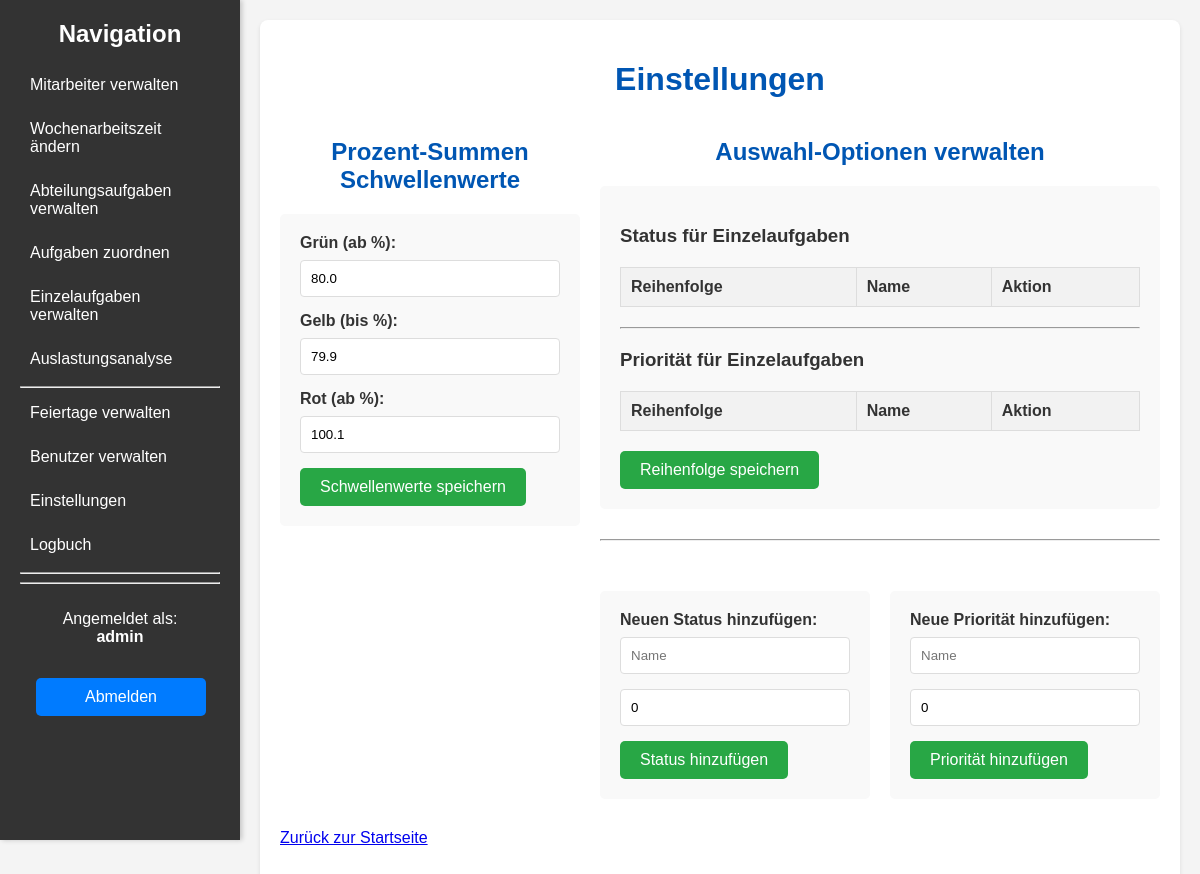
Before: /settings (signed in) with the older database file.
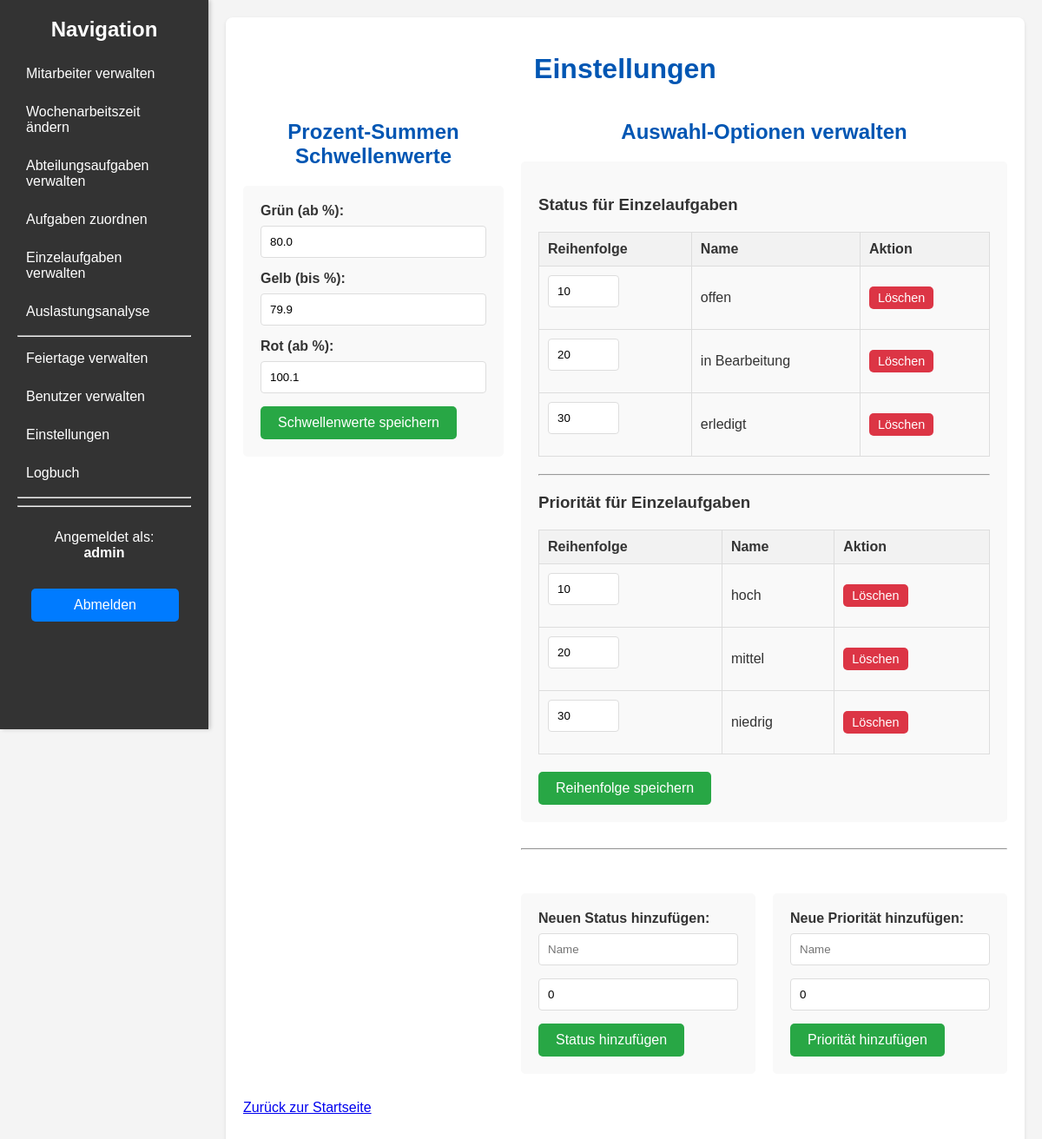
After: the same page with the newer database file.
### models.py (models this page shows, shortened)
class Status(db.Model):
    id = db.Column(db.Integer, primary_key=True)
    name = db.Column(db.String(50), nullable=False, unique=True)
    reihenfolge = db.Column(db.Integer, default=0)

class Prioritaet(db.Model):
    id = db.Column(db.Integer, primary_key=True)
    name = db.Column(db.String(50), nullable=False, unique=True)
    reihenfolge = db.Column(db.Integer, default=0)

### app.py (the view, shortened to what this page needs)
@app.route('/settings', methods=['GET', 'POST'])
@login_required
@admin_required
def settings():
    current_settings = Settings.query.first()
    stati = Status.query.order_by(Status.reihenfolge, Status.name).all()
    priorities = Prioritaet.query.order_by(Prioritaet.reihenfolge, Prioritaet.name).all()
    return render_template('settings.html', settings=current_settings, stati=stati, priorities=priorities)

### app.py (called while the page is built)
@login_manager.user_loader
def load_user(user_id):
    return User.query.get(int(user_id))

def admin_required(f):
    @wraps(f)
    def decorated_function(*args, **kwargs):
        if not current_user.is_admin:
            flash('Für diese Aktion sind Administratorrechte erforderlich.', 'danger')
            return redirect(url_for('index'))
        return f(*args, **kwargs)
    return decorated_function

### templates/settings.html (shortened to what the changed rows need)
{% extends "base.html" %}
{% block content %}
    <h1>Einstellungen</h1>
    <div style="display: flex; flex-wrap: wrap; gap: 20px;">
        <div style="flex: 1; min-width: 300px;">
            <h2>Prozent-Summen Schwellenwerte</h2>
        </div>
        <div style="flex: 2; min-width: 400px;">
            <h2>Auswahl-Optionen verwalten</h2>
            <form method="POST">
                <table>
                    <thead>
                        <tr>
                            <th>Reihenfolge</th>
                            <th>Name</th>
                            <th>Aktion</th>
                        </tr>
                    </thead>
                    <tbody>
                        {% for s in stati %}
                        <tr>
                            <td><input type="number" name="status_order_{{ s.id }}" value="{{ s.reihenfolge }}" style="width: 60px;"></td>
                            <td>{{ s.name }}</td>
                            <td>
                                <a href="#" onclick="if(confirm('Soll dieser Status wirklich gelöscht werden?')) document.getElementById('delete-status-{{s.id}}').submit();" class="button small delete">Löschen</a>
                            </td>
                        </tr>
                        {% endfor %}
                    </tbody>
                </table>
                <table>
                    <thead>
                        <tr>
                            <th>Reihenfolge</th>
                            <th>Name</th>
                            <th>Aktion</th>
                        </tr>
                    </thead>
                    <tbody>
                        {% for p in priorities %}
                        <tr>
                            <td><input type="number" name="prio_order_{{ p.id }}" value="{{ p.reihenfolge }}" style="width: 60px;"></td>
                            <td>{{ p.name }}</td>
                            <td>
                                <a href="#" onclick="if(confirm('Soll diese Priorität wirklich gelöscht werden?')) document.getElementById('delete-prio-{{p.id}}').submit();" class="button small delete">Löschen</a>
                            </td>
                        </tr>
                        {% endfor %}
                    </tbody>
                </table>
            </form>
        </div>
    </div>
{% endblock %}

Changed rows visible on the page:
added Status: reihenfolge "10", name "offen"
added Status: reihenfolge "20", name "in Bearbeitung"
added Status: reihenfolge "30", name "erledigt"
added Prioritaet: reihenfolge "10", name "hoch"
added Prioritaet: reihenfolge "20", name "mittel"
added Prioritaet: reihenfolge "30", name "niedrig"
